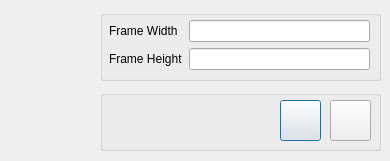
<?xml version="1.0" encoding="UTF-8"?>
<ui version="4.0">
 <class>FrmFrameLength</class>
 <widget class="QDialog" name="FrmFrameLength">
  <property name="geometry">
   <rect>
    <x>0</x>
    <y>0</y>
    <width>390</width>
    <height>161</height>
   </rect>
  </property>
  <property name="windowTitle">
   <string>Frame Length</string>
  </property>
  <widget class="QLabel" name="label">
   <property name="geometry">
    <rect>
     <x>0</x>
     <y>10</y>
     <width>91</width>
     <height>101</height>
    </rect>
   </property>
   <property name="text">
    <string/>
   </property>
   <property name="pixmap">
    <pixmap resource="icons.qrc">:/icons/icons/frameLengthBig.png</pixmap>
   </property>
  </widget>
  <widget class="QGroupBox" name="groupBox">
   <property name="geometry">
    <rect>
     <x>100</x>
     <y>10</y>
     <width>281</width>
     <height>71</height>
    </rect>
   </property>
   <property name="title">
    <string/>
   </property>
   <widget class="QWidget" name="formLayoutWidget">
    <property name="geometry">
     <rect>
      <x>9</x>
      <y>10</y>
      <width>261</width>
      <height>51</height>
     </rect>
    </property>
    <layout class="QFormLayout" name="formLayout">
     <property name="fieldGrowthPolicy">
      <enum>QFormLayout::AllNonFixedFieldsGrow</enum>
     </property>
     <item row="0" column="0">
      <widget class="QLabel" name="label_3">
       <property name="text">
        <string>Frame Width</string>
       </property>
      </widget>
     </item>
     <item row="0" column="1">
      <widget class="QLineEdit" name="txtWidth"/>
     </item>
     <item row="1" column="0">
      <widget class="QLabel" name="label_2">
       <property name="text">
        <string>Frame Height</string>
       </property>
      </widget>
     </item>
     <item row="1" column="1">
      <widget class="QLineEdit" name="txtHeight"/>
     </item>
    </layout>
   </widget>
  </widget>
  <widget class="QGroupBox" name="groupBox_2">
   <property name="geometry">
    <rect>
     <x>100</x>
     <y>90</y>
     <width>281</width>
     <height>61</height>
    </rect>
   </property>
   <property name="title">
    <string/>
   </property>
   <widget class="QPushButton" name="btnOk">
    <property name="geometry">
     <rect>
      <x>180</x>
      <y>10</y>
      <width>41</width>
      <height>41</height>
     </rect>
    </property>
    <property name="text">
     <string/>
    </property>
    <property name="icon">
     <iconset resource="icons.qrc">
      <normaloff>:/icons/icons/ok.png</normaloff>:/icons/icons/ok.png</iconset>
    </property>
    <property name="iconSize">
     <size>
      <width>32</width>
      <height>32</height>
     </size>
    </property>
   </widget>
   <widget class="QPushButton" name="btnCancel">
    <property name="geometry">
     <rect>
      <x>230</x>
      <y>10</y>
      <width>41</width>
      <height>41</height>
     </rect>
    </property>
    <property name="text">
     <string/>
    </property>
    <property name="icon">
     <iconset resource="icons.qrc">
      <normaloff>:/icons/icons/cancel.png</normaloff>:/icons/icons/cancel.png</iconset>
    </property>
    <property name="iconSize">
     <size>
      <width>32</width>
      <height>32</height>
     </size>
    </property>
   </widget>
  </widget>
 </widget>
 <resources>
  <include location="icons.qrc"/>
 </resources>
 <connections/>
</ui>
